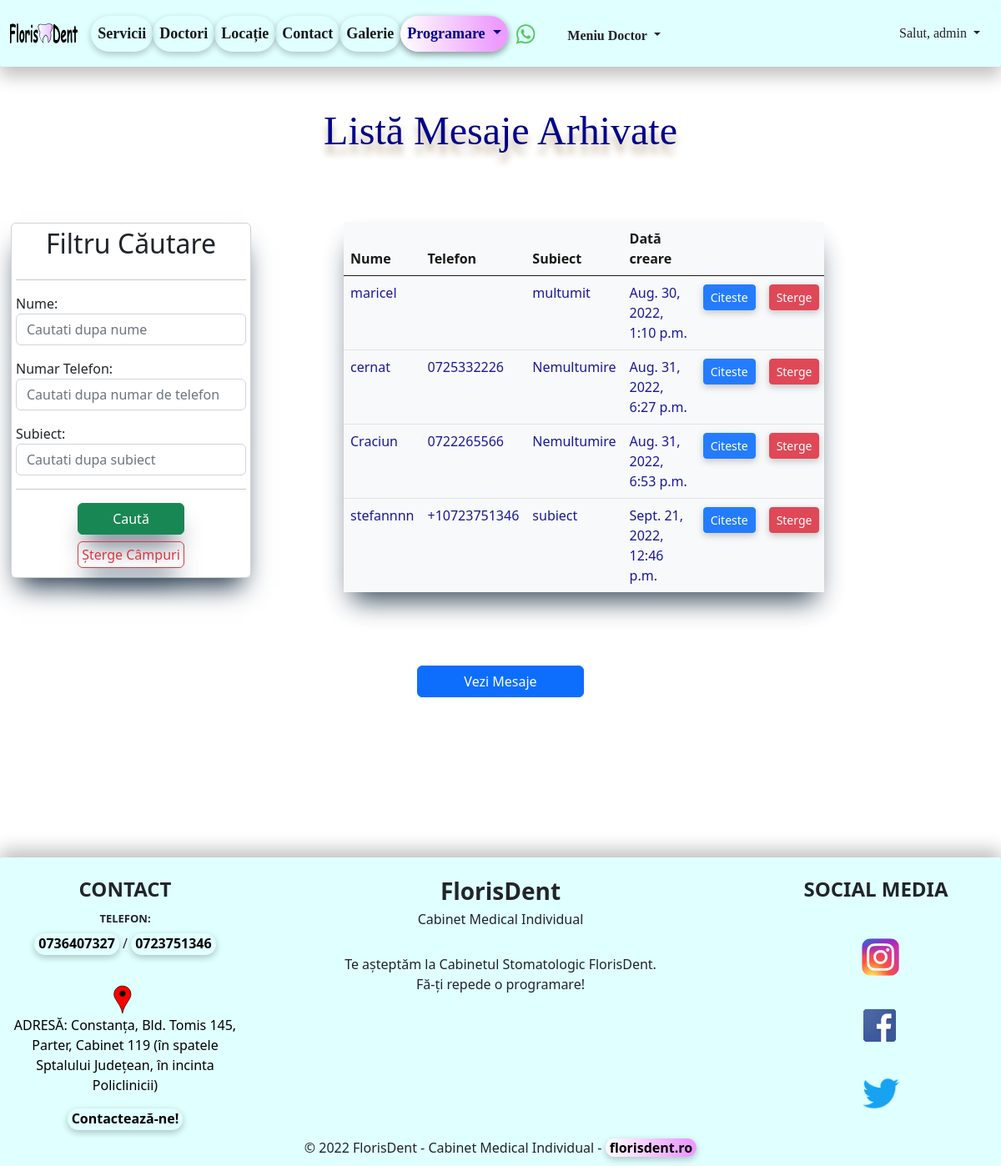
Page /list_of_mesaje_arhivate/ (signed in) on the committed database.
### home/models.py (models this page shows, shortened)
class Mesaj(models.Model):
    nume = models.CharField(max_length=40)
    email = models.EmailField(max_length=40)
    numar_telefon = models.CharField(blank=True, max_length=20)
    subiect = models.CharField(max_length=30)
    mesaj = models.TextField(max_length=500)
    active = models.BooleanField(default=True)
    created_at = models.DateTimeField(auto_now_add=True)
    updated_at = models.DateTimeField(auto_now=True)

### home/views.py (the view)
# urls.py: path('list_of_mesaje_arhivate/', views.MesajListViewArhivate.as_view(), name='list-of-mesaje-arhivate'),
class MesajListViewArhivate(LoginRequiredMixin, ListView):
    template_name = 'home/list_of_mesaje_arhiva.html'
    model = Mesaj
    context_object_name = 'all_mesaje_arhivate'
    def get_context_data(self, **kwargs):
        data = super(MesajListViewArhivate, self).get_context_data(**kwargs)
        all_mesaje_arhivate = Mesaj.objects.filter(active=False)
        data['mesaje_arhivate'] = all_mesaje_arhivate
        my_filter_ = MesajeFilters(self.request.GET, queryset=all_mesaje_arhivate)
        data['all_mesaje_arhivate'] = my_filter_.qs
        data['my_filter_arhivate'] = my_filter_
        return data

### templates/home/list_of_mesaje_arhiva.html (shortened to what this page needs)
{% extends 'base.html' %}
{% block content %}
    <h2 class="my_header text-center">Listă Mesaje Arhivate</h2>
    <br><br><br>
    <div class="container-fluid">
        <div class="row">
            <div class="col-md-4">
                <div class="card"
                     style="width: 18rem; position: fixed; box-shadow: rgb(38, 57, 77) 0px 20px 30px -10px; padding: 5px; margin: 1px; background-color: transparent">
                    <h2 class="my-h text-center">Filtru Căutare</h2>
                    <hr>
                    <form class="my-h" method="get">
                        {{ my_filter_arhivate.form.as_p }}
                        <hr>
                        <button type="submit" class="btn btn-success mx-auto"
                                style="display:grid; justify-content:center; width: 8rem; box-shadow: rgb(38, 57, 77) 0px 20px 30px -10px;  margin: 3%;">
                            Caută
                        </button>
                        <a href="{% url 'list-of-mesaje-arhivate' %}" class="btn btn-outline-danger mx-auto"
                           style="display:flex; justify-content:center; width: 8rem; box-shadow: rgb(38, 57, 77) 0px 20px 30px -10px; padding:3px; margin: 2%;">
                            Șterge Câmpuri</a>
                    </form>
                </div>
            </div>
            <div class="col-md-6">
                <table class="table table-light table-hover"
                       style="border-style: hidden; box-shadow: rgb(38, 57, 77) 0px 20px 30px -10px;">
                    <thead>
                    <tr style="color: black; border-bottom-color: black">
                        <th>Nume</th>
                        <th>Telefon</th>
                        <th>Subiect</th>
                        <th>Dată creare</th>
                        <th></th>
                        <th></th>
                    </tr>
                    </thead>
                    <tbody>
                    {% for mesaj in all_mesaje_arhivate %}
                        <tr>
                            {% if mesaj.active is False %}
                                <td>{{ mesaj.nume }}</td>
                                <td>{{ mesaj.numar_telefon }}</td>
                                <td>{{ mesaj.subiect }}</td>
                                <td>{{ mesaj.created_at }}</td>
                                <td><a type="button" href="{% url 'detail-mesaj' mesaj.id %}" class="btn btn-primary btn-sm"
                                       style="margin: 4%; width: auto; box-shadow: rgba(0, 0, 0, 0.24) 0px 3px 8px;">Citeste</a>
                                </td>
                                {% if perms.mesaj.delete_mesaj %}
                                    <td>
                                        <button type="button" data-bs-toggle="modal"
                                                class="btn btn-danger btn-sm"
                                                data-bs-target="#mesaje_sterge{{ mesaj.id }}"
                                                style="margin: 4%; width: auto; box-shadow: rgba(0, 0, 0, 0.24) 0px 3px 8px;">
                                            Sterge
                                        </button>
                                    </td>
                                {% endif %}
                            {% endif %}
                        </tr>
                    {% endfor %}
                    </tbody>
                </table>
            </div>
        </div>
    </div>
    <br><br><br>
    <div class="d-grid gap-2 col-2 mx-auto">
        <a href="{% url 'list-of-mesaje' %}" class="btn btn-primary" type="button">Vezi Mesaje</a>
    </div>
{% endblock %}

### templates/navbar.html (shortened to what this page needs)
{% load static %}
<nav class="navbar navbar-expand-sm sticky-top" style="background-color: #e0ffff; height: 80px">
    <div class="container-fluid">
        <a id="navbar-brand" class="navbar-brand" href="{% url 'home' %}" title="Prima Pagina FlorisDent">
            <img src="{% static 'images/florisdent_logo.svg' %}"
                 style="height: 1.6rem;">
        </a>
        <br>
        <div class="collapse navbar-collapse" id="navbarSupportedContent">
            <ul class="navbar-nav me-auto mb-2 mb-lg-0">
                <li class="nav-item">
                    <a class="nav-link active" aria-current="page" href="{% url 'list-preturi' %}"
                       title="Vezi serviciile noastre!">Servicii</a>
                </li>
                <li class="nav-item">
                    <a class="nav-link active" aria-current="page" href="{% url 'list-of-doctori' %}"
                       title="Vezi doctorii nostri!">Doctori</a>
                </li>
                <li class="nav-item d-flex">
                    <a class="nav-link active" aria-current="page" href="{% url 'locatie' %}"
                       title="Vezi unde ne gasesti in Constanta">Locație
                    </a>
                </li>
                <li class="nav-item d-flex">
                    <a class="nav-link active" aria-current="page" href="{% url 'create-mesaj' %}"
                       title="Contacteaza-ne!">Contact
                    </a>
                </li>
                <li class="nav-item d-flex">
                    <a class="nav-link active" aria-current="page" href="{% url 'galerie' %}"
                       title="Vezi Galeria FlorisDent!">Galerie
                    </a>
                </li>
                <li class="nav-item dropdown">
                    <a class="nav-link dropdown-toggle" href="#" role="button" data-bs-toggle="dropdown"
                       aria-expanded="false" title="Fă o programare!" style="color: darkblue; box-shadow: rgba(0, 0, 0, 0.24) 0px 3px 8px;
                        border-radius: 25px; background: rgb(252,252,252); background: linear-gradient(90deg, rgba(255,255,255,1) 0%, rgba(237,155,255,1) 90%);">
                        Programare
                    </a>
                </li>
                <a class="navbar-brand"
                   href="https://api.whatsapp.com/send?phone=+40736407327&text=Buna ziua, as dori o programare, ma puteti ajuta?"
                   title="Contacteaza-ne prin WhatsApp">
                    <img src="{% static 'images/wapp.png' %}" style="height: 25px; padding-top: 1px">
                </a>
                {% if user.is_authenticated %}
                    <div class="dropdown">
                    <button class="btn b_doctor dropdown-toggle" type="button" data-bs-toggle="dropdown"
                            aria-expanded="false" title="Vezi Meniul Doctorului">
                        Meniu Doctor
                    </button>
                {% endif %}
                </div>
            </ul>
            {% if user.is_authenticated %}
                <div class="dropdown">
                    <button class="btn b_user dropdown-toggle" type="button" data-bs-toggle="dropdown"
                            aria-expanded="false">
                        Salut, {{ user }}
                    </button>
                </div>
            {% endif %}
        </div>
    </div>
</nav>

### static/css/main.css (style rules this page uses)
.my_header { color: #00008b; font-size: xxx-large; font-family: Inder, Verdana, Paytone One; text-shadow: 0 11px 8px #c4b59d; }
.nav-link { font-size: large; }

### templates/navbar.html (style rules this page uses)
#navbar-brand { margin-bottom: 5px; padding-bottom: 5px; }
.navbar { border-radius: 3px; box-shadow: rgba(0, 0, 0, 0.24) 0px 12px 20px; width: 100%; float: left; margin: 0 0 0 0; padding: 0; margin-bottom: 3rem; }
.nav-item { font-weight: bold; font-size: smaller; font-family: "Microsoft Sans Serif"; margin: 0; box-shadow: rgba(0, 0, 0, 0.24) 0px 3px 8px; color: black; border-radius: 23px; }
.b_user { border-radius: 25px; font-family: "Microsoft Sans Serif"; }
.b_doctor { border-radius: 25px; font-family: "Microsoft Sans Serif"; font-size: medium; margin-top: 5px; margin-left: 0; font-weight: bold; }

### templates/home/list_of_mesaje_arhiva.html (style rules this page uses)
.table-hover { color: darkblue; opacity: 0.9; }

### rows in the picture
Mesaj: nume "maricel", subiect "multumit", created_at "Aug. 30, 2022, 1:10 p.m."
Mesaj: nume "cernat", numar_telefon "0725332226", subiect "Nemultumire", created_at "Aug. 31, 2022, 6:27 p.m."
Mesaj: nume "Craciun", numar_telefon "0722265566", subiect "Nemultumire", created_at "Aug. 31, 2022, 6:53 p.m."
Mesaj: nume "stefannnn", numar_telefon "+10723751346", subiect "subiect", created_at "Sept. 21, 2022, 12:46 p.m."

### other values in the picture
{{ user }} "admin"
